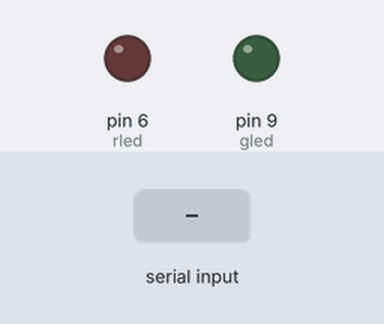
Simulated run of this sketch. Board: Arduino Uno, built with avr-gcc and run on an emulated ATmega328P. Shown: output pins drawn as LEDs (lit = HIGH). The inputs (shaded band) are chosen by the test bench.

Above: at 1.2 s.
1.3 s: "R" received over Serial
At 1.7 s:
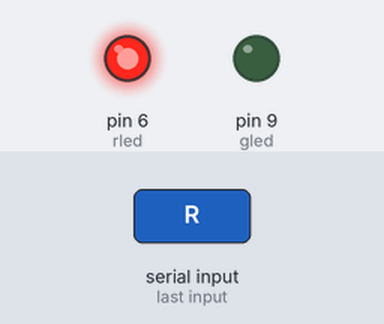
4.3 s: "G" received over Serial
At 5.3 s:
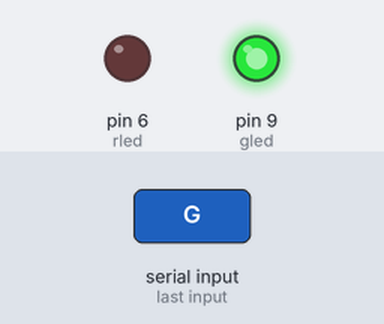
5.8 s: "R" received over Serial
At 6.2 s:
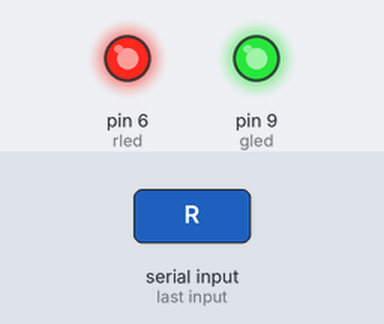
8.8 s: "1" received over Serial
At 9.9 s:
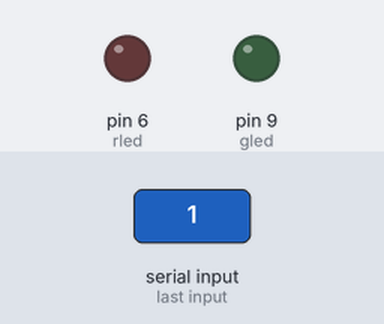
Timing chart, 0 to 11.3 s (numbered marks = the images above; inputs shaded):
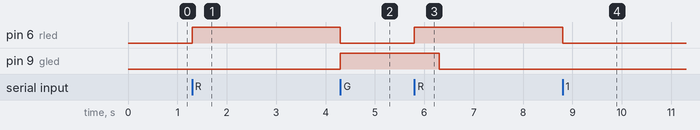

Measured:
- after the input at 1.3 s, pin 6 (rled): LOW → HIGH at once
- after the input at 4.3 s, pin 6 (rled): HIGH → LOW at once; pin 9 (gled): LOW → HIGH at once
- after the input at 5.8 s, pin 6 (rled): LOW → HIGH at once; pin 9 (gled): HIGH → LOW after 0.50 s
- after the input at 8.8 s, pin 6 (rled): HIGH → LOW at once

The sketch:

control_led_by_computer.ino
```cpp
char ledRef;
int rled=6;
int gled=9;
void setup(){
  pinMode(rled,OUTPUT);
  pinMode(gled,OUTPUT);
  Serial.begin(9600);
}
void loop(){
  if(Serial.available()){
    ledRef=Serial.read();}
    if(ledRef=='R'){
      digitalWrite(rled,HIGH);
      delay(500);}
    if(ledRef=='G'){
      digitalWrite(gled,HIGH);
      delay(500);}
    else{
      digitalWrite(rled,LOW);
      digitalWrite(gled,LOW);
  }
}
```
